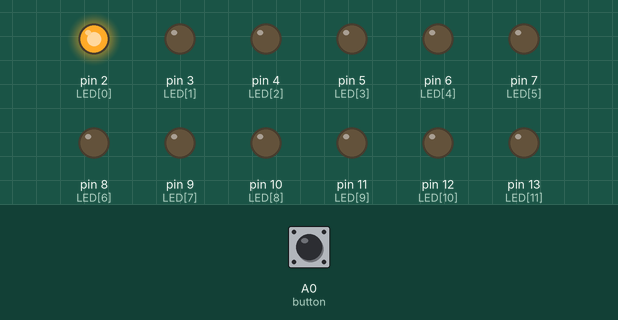
A sketch run on a simulated Arduino Uno, built with avr-gcc and run on an emulated ATmega328P. On the bench: output pins drawn as LEDs (lit = HIGH). The inputs (shaded band) are chosen by the test bench; at power-on: A0 (button) LOW.

Above: at 1.2 s.
1.3 s: A0 (button) pulled HIGH for 0.15 s
At 1.8 s:
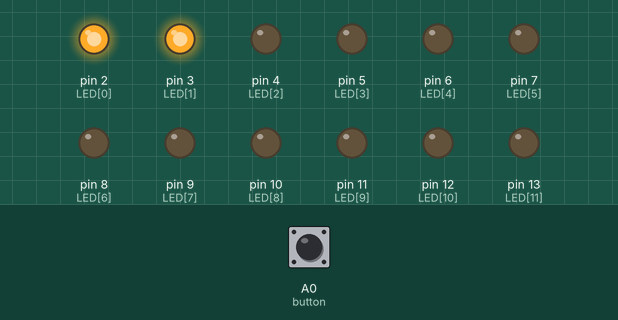
2.9 s: A0 (button) pulled HIGH for 1 s
At 4.2 s:
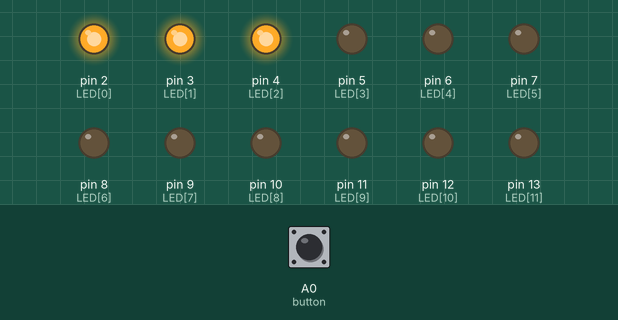
5.4 s: A0 (button) pulled HIGH for 0.15 s
At 6.1 s:
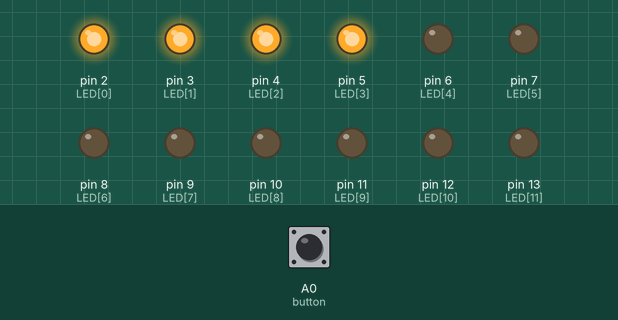
7.0 s: A0 (button) pulled HIGH for 3.2 s
At 7.4 s:
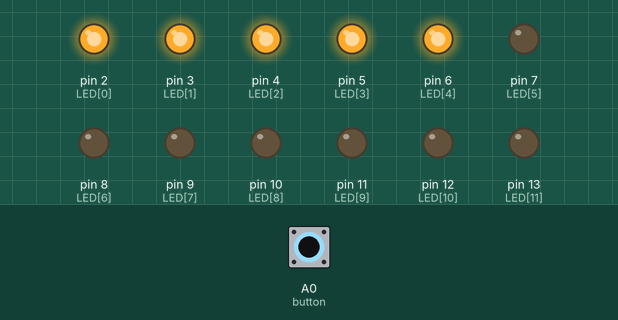
11.7 s: A0 (button) pulled HIGH for 0.15 s
At 12.1 s:
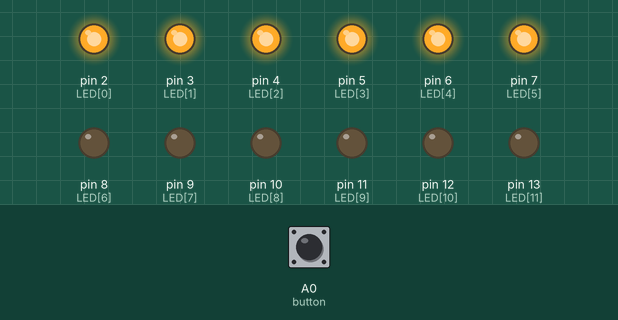
13.3 s: A0 (button) pulled HIGH for 1 s
At 14.6 s:
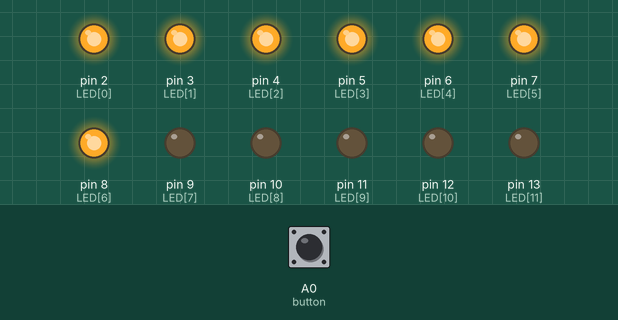
Timing chart, 0 to 16.3 s (numbered marks = the images above; inputs shaded):
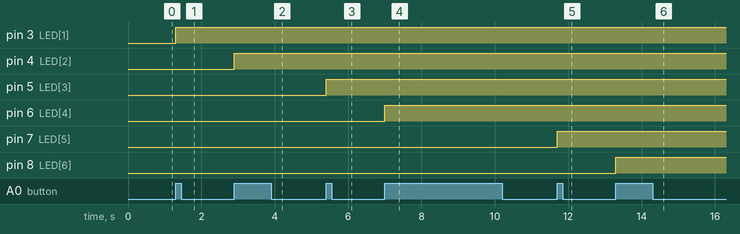

Measured:
- after the input at 1.3 s, pin 3 (LED[1]): LOW → HIGH at once
- after the input at 2.9 s, pin 4 (LED[2]): LOW → HIGH at once
- after the input at 5.4 s, pin 5 (LED[3]): LOW → HIGH at once
- after the input at 7.0 s, pin 6 (LED[4]): LOW → HIGH at once
- after the input at 11.7 s, pin 7 (LED[5]): LOW → HIGH at once
- after the input at 13.3 s, pin 8 (LED[6]): LOW → HIGH at once

The sketch:

cau1-lab1.ino
```cpp
int LED[12] = {2,3,4,5,6,7,8,9,10,11,12,13};
int button = A0;
int state = 0;
int newstate = 0;
int a=0;
void setup()
{
Serial.begin(115200);
  for (int i=0;i<12;i++) pinMode(LED[i], OUTPUT);
    pinMode(button, INPUT);
  digitalWrite(LED[0],HIGH);
}
void loop()
{
  newstate = digitalRead(button);
    if(newstate == 1 && newstate!=state) {
      if(a<11)
        {
          a++;
          digitalWrite(LED[a],HIGH);
        }
      else
        {
          a=0;
          for (int i=1;i<12;i++) digitalWrite(LED[i],LOW);
        }

    }
  state=newstate;
}
```
